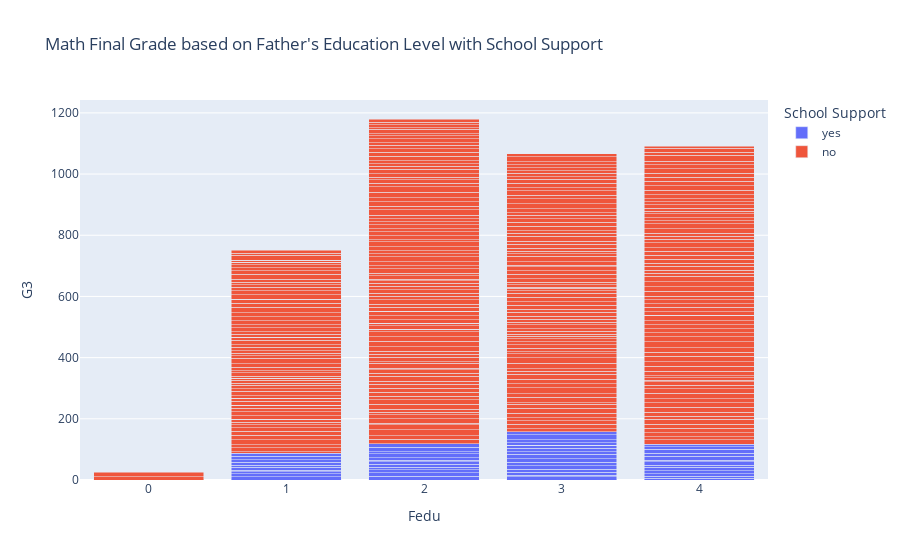

Write notebook code for a chart like this one.
### Code cell
fig = px.bar(df_math, x='Fedu', y='G3', color='schoolsup', barmode='stack',
             labels={'x': "Father's Education Level", 'y': 'Math Final Grade', 'schoolsup': 'School Support'},
             title="Math Final Grade based on Father's Education Level with School Support")
fig.show()

fig = px.bar(df_math, x='Fedu', y='G3', color='famsup', barmode='stack',
             labels={'x': "Father's Education Level", 'y': 'Math Final Grade', 'famsup': 'Family Support'},
             title="Math Final Grade based on Father's Education Level with Family Support")
fig.show()

### Figure 1 — Plotly figure (JSON) as saved in the notebook; plotly's stock layout.template omitted (floating-point values rounded to 4 significant figures; data arrays with more than 128 entries replaced by an {"elided": "..."} marker saying what was removed)
{"data": [{"alignmentgroup": "True", "hovertemplate": "School Support=yes<br>Fedu=%{x}<br>G3=%{y}<extra></extra>", "legendgroup": "yes", "marker": {"color": "#636efa", "pattern": {"shape": ""}}, "name": "yes", "offsetgroup": "yes", "orientation": "v", "showlegend": true, "textposition": "auto", "type": "bar", "x": [4, 1, 4, 3, 4, 4, 4, 2, 2, 2, 3, 4, 4, 2, 1, 2, 3, 3, 1, 2, 1, 3, 1, 3, 3, 1, 1, 3, 3, 4, 2, 3, 2, 3, 2, 4, 4, 3, 4, 3, 2, 3, 2, 3, 1, 4, 3, 2, 4, 1, 1], "xaxis": "x", "y": [6, 10, 6, 10, 8, 11, 11, 13, 11, 9, 6, 7, 11, 9, 11, 9, 9, 10, 6, 8, 5, 11, 10, 12, 11, 6, 10, 15, 8, 5, 6, 11, 8, 10, 13, 12, 11, 0, 12, 8, 7, 10, 14, 17, 9, 9, 10, 12, 8, 10, 10], "yaxis": "y"}, {"alignmentgroup": "True", "hovertemplate": "School Support=no<br>Fedu=%{x}<br>G3=%{y}<extra></extra>", "legendgroup": "no", "marker": {"color": "#EF553B", "pattern": {"shape": ""}}, "name": "no", "offsetgroup": "no", "orientation": "v", "showlegend": true, "textposition": "auto", "type": "bar", "x": {"elided": "344 int values"}, "xaxis": "x", "y": {"elided": "344 int values"}, "yaxis": "y"}], "layout": {"barmode": "stack", "legend": {"title": {"text": "School Support"}, "tracegroupgap": 0}, "title": {"text": "Math Final Grade based on Father's Education Level with School Support"}, "xaxis": {"anchor": "y", "domain": [0, 1], "title": {"text": "Fedu"}}, "yaxis": {"anchor": "x", "domain": [0, 1], "title": {"text": "G3"}}}}
